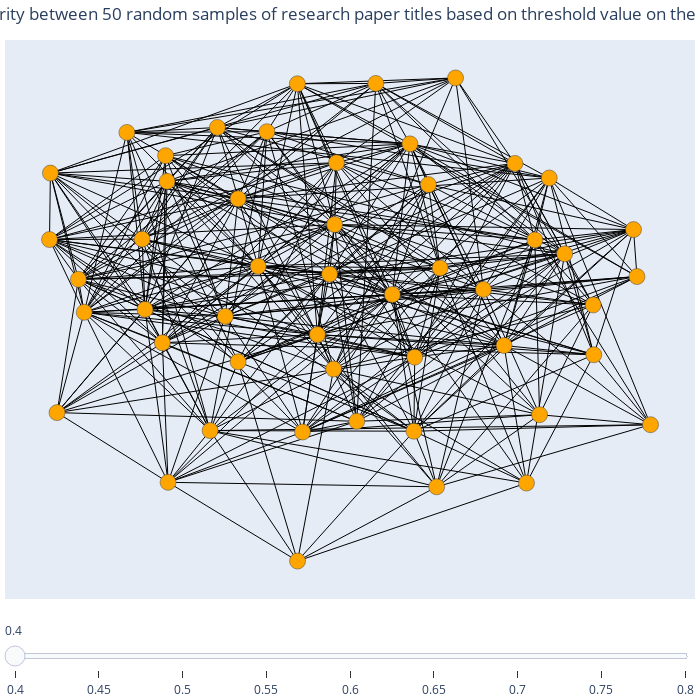

The notebook cell this image was saved under:
### Code cell
# define slider steps (i.e., threshold values)
slider_steps = np.arange(0.4, 0.85, 0.05)
    
# get the slider figure
fig = get_interactive_slider_similarity_graph(
    similarity_matrix,
    slider_steps,
    node_text = sample_data
)

fig.update_layout(title_text='Similarity between 50 random samples of research paper titles.', title_x=0.5)
# plot it
fig.show()
